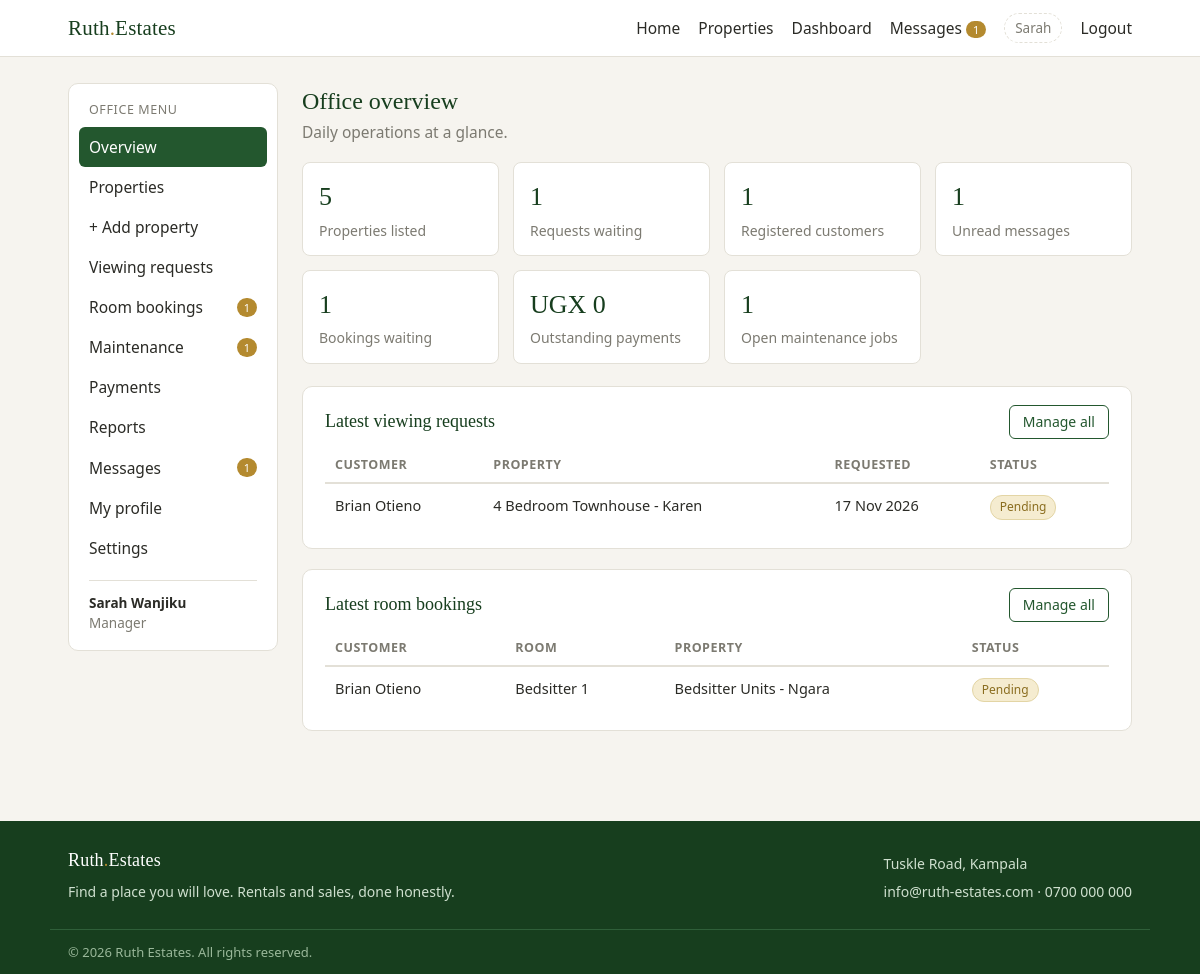
/manager/dashboard.php (signed in), run on the app's committed database.
### tables this page shows
CREATE TABLE bookings (
  id INT AUTO_INCREMENT PRIMARY KEY,
  room_id INT NOT NULL,
  property_id INT NOT NULL,
  customer_id INT NOT NULL,
  move_in DATE DEFAULT NULL,
  note TEXT,
  status ENUM('pending','approved','rejected','cancelled') NOT NULL DEFAULT 'pending',
  reply TEXT,
  responded_at DATETIME DEFAULT NULL,
  created_at TIMESTAMP NOT NULL DEFAULT CURRENT_TIMESTAMP,
  CONSTRAINT fk_booking_room FOREIGN KEY (room_id) REFERENCES rooms(id) ON DELETE CASCADE,
  CONSTRAINT fk_booking_property FOREIGN KEY (property_id) REFERENCES properties(id) ON DELETE CASCADE,
  CONSTRAINT fk_booking_customer FOREIGN KEY (customer_id) REFERENCES users(id) ON DELETE CASCADE
);

CREATE TABLE inquiries (
  id INT AUTO_INCREMENT PRIMARY KEY,
  property_id INT NOT NULL,
  customer_id INT NOT NULL,
  note TEXT,
  reply TEXT,
  status ENUM('pending','approved','rejected') NOT NULL DEFAULT 'pending',
  created_at TIMESTAMP NOT NULL DEFAULT CURRENT_TIMESTAMP,
  responded_at DATETIME DEFAULT NULL,
  CONSTRAINT fk_inquiry_property FOREIGN KEY (property_id) REFERENCES properties(id) ON DELETE CASCADE,
  CONSTRAINT fk_inquiry_customer FOREIGN KEY (customer_id) REFERENCES users(id) ON DELETE CASCADE
);

CREATE TABLE users (
  id INT AUTO_INCREMENT PRIMARY KEY,
  name VARCHAR(80) NOT NULL,
  email VARCHAR(120) NOT NULL UNIQUE,
  phone VARCHAR(20) DEFAULT NULL,
  password_hash VARCHAR(255) NOT NULL,
  role ENUM('customer','manager','landlord') NOT NULL DEFAULT 'customer',
  status ENUM('active','blocked') NOT NULL DEFAULT 'active',
  created_at TIMESTAMP NOT NULL DEFAULT CURRENT_TIMESTAMP
);

CREATE TABLE properties (
  id INT AUTO_INCREMENT PRIMARY KEY,
  title VARCHAR(150) NOT NULL,
  description TEXT NOT NULL,
  property_type ENUM('house','apartment','land','commercial') NOT NULL DEFAULT 'house',
  listed_for ENUM('rent','sale') NOT NULL DEFAULT 'rent',
  price DECIMAL(12,2) NOT NULL DEFAULT 0,
  location VARCHAR(120) NOT NULL,
  bedrooms TINYINT UNSIGNED NOT NULL DEFAULT 0,
  bathrooms TINYINT UNSIGNED NOT NULL DEFAULT 0,
  photo VARCHAR(255) DEFAULT NULL,
  status ENUM('available','taken') NOT NULL DEFAULT 'available',
  manager_id INT DEFAULT NULL,
  created_at TIMESTAMP NOT NULL DEFAULT CURRENT_TIMESTAMP,
  CONSTRAINT fk_property_manager FOREIGN KEY (manager_id) REFERENCES users(id) ON DELETE SET NULL
);

CREATE TABLE rooms (
  id INT AUTO_INCREMENT PRIMARY KEY,
  property_id INT NOT NULL,
  name VARCHAR(60) NOT NULL,
  room_type ENUM('single','double','studio','bedsitter','master','shop','office','plot','whole') NOT NULL DEFAULT 'single',
  price DECIMAL(12,2) NOT NULL DEFAULT 0,
  capacity TINYINT UNSIGNED NOT NULL DEFAULT 1,
  status ENUM('available','occupied','maintenance') NOT NULL DEFAULT 'available',
  description VARCHAR(255) DEFAULT NULL,
  photo VARCHAR(255) DEFAULT NULL,
  created_at TIMESTAMP NOT NULL DEFAULT CURRENT_TIMESTAMP,
  CONSTRAINT fk_room_property FOREIGN KEY (property_id) REFERENCES properties(id) ON DELETE CASCADE
);

### manager/dashboard.php (the view, shortened to what this page needs)
<?php
require_once dirname(__DIR__) . '/config/db.php';
$user = auth_user();
$stats = [];
$stats['properties'] = (int) $pdo->query('SELECT COUNT(*) FROM properties')->fetchColumn();
$stmt = $pdo->query('SELECT COUNT(*) FROM inquiries WHERE status = "pending"');
$stats['pending'] = (int) $stmt->fetchColumn();
$stats['customers'] = (int) $pdo->query('SELECT COUNT(*) FROM users WHERE role = "customer"')->fetchColumn();
$stmt = $pdo->prepare('SELECT COUNT(*) FROM messages WHERE receiver_id = ? AND is_read = 0');
$stmt->execute([$user['id']]);
$stats['unread'] = (int) $stmt->fetchColumn();
$stats['bookings'] = (int) $pdo->query('SELECT COUNT(*) FROM bookings WHERE status = "pending"')->fetchColumn();
$stats['outstanding'] = (float) $pdo->query('SELECT COALESCE(SUM(amount), 0) FROM payments WHERE status = "pending"')->fetchColumn();
$stats['maintenance'] = (int) $pdo->query('SELECT COUNT(*) FROM maintenance_requests WHERE status IN ("open", "in_progress")')->fetchColumn();
$recent = $pdo->query('SELECT i.*, p.title, u.name AS customer_name FROM inquiries i JOIN properties p ON p.id = i.property_id JOIN users u ON u.id = i.customer_id ORDER BY i.created_at DESC LIMIT 6')->fetchAll();
$recentBookings = $pdo->query('SELECT b.*, r.name AS room_name, p.title, u.name AS customer_name FROM bookings b JOIN rooms r ON r.id = b.room_id JOIN properties p ON p.id = b.property_id JOIN users u ON u.id = b.customer_id ORDER BY b.created_at DESC LIMIT 5')->fetchAll();
include dirname(__DIR__) . '/includes/header.php';
?>
<div class="dash-layout">
<?php include __DIR__ . '/menu.php'; ?>
<main class="dash-main">
  <h1><?php echo $user['role'] === 'landlord' ? 'Landlord' : 'Office'; ?> overview</h1>
  <p class="muted"><?php echo $user['role'] === 'landlord' ? 'Everything happening across the agency at a glance.' : 'Daily operations at a glance.'; ?></p>
  <div class="stat-grid">
    <div class="stat"><span><?php echo $stats['properties']; ?></span>Properties listed</div>
    <div class="stat"><span><?php echo $stats['pending']; ?></span>Requests waiting</div>
    <div class="stat"><span><?php echo $stats['customers']; ?></span>Registered customers</div>
    <div class="stat"><span><?php echo $stats['unread']; ?></span>Unread messages</div>
    <div class="stat"><span><?php echo $stats['bookings']; ?></span>Bookings waiting</div>
    <div class="stat"><span><?php echo esc(money($stats['outstanding'])); ?></span>Outstanding payments</div>
    <div class="stat"><span><?php echo $stats['maintenance']; ?></span>Open maintenance jobs</div>
  </div>
  <div class="panel">
    <div class="panel-head">
      <h2>Latest viewing requests</h2>
      <a class="btn btn-small btn-outline" href="inquiries.php">Manage all</a>
    </div>
    <?php if (!$recent): ?>
      <p class="muted">No viewing requests yet.</p>
    <?php else: ?>
      <div class="table-wrap">
      <table class="table">
        <thead><tr><th>Customer</th><th>Property</th><th>Requested</th><th>Status</th></tr></thead>
        <tbody>
        <?php foreach ($recent as $i): ?>
          <tr>
            <td><?php echo esc($i['customer_name']); ?></td>
            <td><?php echo esc($i['title']); ?></td>
            <td><?php echo esc(friendly_date($i['created_at'])); ?></td>
            <td><?php echo status_badge($i['status']); ?></td>
          </tr>
        <?php endforeach; ?>
        </tbody>
      </table>
      </div>
    <?php endif; ?>
  </div>
  <div class="panel">
    <div class="panel-head">
      <h2>Latest room bookings</h2>
      <a class="btn btn-small btn-outline" href="bookings.php">Manage all</a>
    </div>
    <?php if (!$recentBookings): ?>
      <p class="muted">No room bookings yet.</p>
    <?php else: ?>
      <div class="table-wrap">
      <table class="table">
        <thead><tr><th>Customer</th><th>Room</th><th>Property</th><th>Status</th></tr></thead>
        <tbody>
        <?php foreach ($recentBookings as $b): ?>
          <tr>
            <td><?php echo esc($b['customer_name']); ?></td>
            <td><?php echo esc($b['room_name']); ?></td>
            <td><?php echo esc($b['title']); ?></td>
            <td><?php echo status_badge($b['status']); ?></td>
          </tr>
        <?php endforeach; ?>
        </tbody>
      </table>
      </div>
    <?php endif; ?>
  </div>
</main>
</div>
<?php include dirname(__DIR__) . '/includes/footer.php'; ?>

### includes/functions.php (shortened to what this page needs)
<?php
function esc($value)
{
    return htmlspecialchars((string) $value, ENT_QUOTES, 'UTF-8');
}
function auth_user()
{
    return $_SESSION['user'] ?? null;
}
function money($amount)
{
    return CURRENCY . ' ' . number_format((float) $amount);
}
function unread_total()
{
    global $pdo;
    $user = auth_user();
    $stmt = $pdo->prepare('SELECT COUNT(*) FROM messages WHERE receiver_id = ? AND is_read = 0');
    $stmt->execute([$user['id']]);
    return (int) $stmt->fetchColumn();
}
function status_badge($status)
{
    $classes = ['pending' => 'badge badge-pending', 'approved' => 'badge badge-approved', 'rejected' => 'badge badge-rejected', 'available' => 'badge badge-approved', 'taken' => 'badge badge-muted', 'occupied' => 'badge badge-muted', 'maintenance' => 'badge badge-pending', 'active' => 'badge badge-approved', 'blocked' => 'badge badge-rejected', 'rent' => 'badge badge-muted', 'sale' => 'badge badge-muted', 'manager' => 'badge badge-admin', 'landlord' => 'badge badge-admin', 'customer' => 'badge badge-approved', 'paid' => 'badge badge-approved', 'cancelled' => 'badge badge-rejected', 'open' => 'badge badge-pending', 'in_progress' => 'badge badge-admin', 'resolved' => 'badge badge-approved', 'closed' => 'badge badge-muted', 'low' => 'badge badge-muted', 'normal' => 'badge badge-muted', 'high' => 'badge badge-pending', 'urgent' => 'badge badge-rejected'];
    $labels = ['in_progress' => 'In progress', 'mobile_money' => 'Mobile money'];
    return '<span class="' . ($classes[$status] ?? 'badge badge-muted') . '">' . esc($labels[$status] ?? ucfirst($status)) . '</span>';
}
function friendly_date($timestamp)
{
    $timestamp = trim((string) $timestamp);
    return date('j M Y', strtotime($timestamp));
}

### assets/css/style.css (style rules this page uses)
:root { --green: #23572e; --green-dark: #173e1e; --green-light: #e7f0e7; --cream: #f6f4ef; --ink: #2b2b26; --muted: #7c7a71; --line: #e3e0d7; --danger: #a4322a; --pending: #8a6d1f; --pending-bg: #f5ecd0; }
* { margin: 0; padding: 0; box-sizing: border-box; }
body { font-family: "Segoe UI", Arial, Helvetica, sans-serif; background: var(--cream); color: var(--ink); font-size: 15.5px; line-height: 1.55; overflow-x: hidden; }
a { color: var(--green); }
h1, h2, h3, .brand { font-family: Georgia, "Times New Roman", serif; font-weight: normal; }
.muted { color: var(--muted); }
.badge { display: inline-block; font-size: 12px; padding: 2px 9px; border-radius: 12px; border: 1px solid transparent; }
.badge-pending { background: var(--pending-bg); color: var(--pending); border-color: #e3d5a5; }
.btn { display: inline-block; background: var(--green); color: #fff; border: 1px solid var(--green); border-radius: 6px; padding: 8px 18px; font-size: 15px; cursor: pointer; text-decoration: none; }
.btn-outline { background: transparent; color: var(--green); }
.btn-small { padding: 5px 13px; font-size: 14px; }
.dash-layout { display: flex; gap: 24px; align-items: flex-start; }
.dash-main { flex: 1; min-width: 0; }
.dash-main h1 { font-size: 24px; color: var(--green-dark); }
.dash-main > p.muted { margin-bottom: 16px; }
.stat-grid { display: grid; grid-template-columns: repeat(auto-fit, minmax(160px, 1fr)); gap: 14px; margin: 18px 0 22px; }
.stat { background: #fff; border: 1px solid var(--line); border-radius: 8px; padding: 14px 16px; color: var(--muted); font-size: 14px; }
.stat span { display: block; font-family: Georgia, serif; font-size: 26px; color: var(--green-dark); margin-bottom: 2px; }
.panel { background: #fff; border: 1px solid var(--line); border-radius: 10px; padding: 18px 22px; margin-bottom: 20px; }
.panel h2 { font-size: 18px; color: var(--green-dark); margin-bottom: 10px; }
.panel-head { display: flex; justify-content: space-between; align-items: center; gap: 14px; margin-bottom: 8px; flex-wrap: wrap; }
.panel-head h1, .panel-head h2 { margin-bottom: 0; }
.table { width: 100%; border-collapse: collapse; font-size: 14.5px; }
.table th { text-align: left; font-size: 12.5px; text-transform: uppercase; letter-spacing: 0.5px; color: var(--muted); padding: 8px 10px; border-bottom: 2px solid var(--line); }
.table td { padding: 10px; border-bottom: 1px solid var(--line); vertical-align: top; }
.table tr:last-child td { border-bottom: none; }
body { -webkit-text-size-adjust: 100%; }
.btn, button, .nav-toggle { touch-action: manipulation; }
.table-wrap { overflow-x: auto; -webkit-overflow-scrolling: touch; }

### data on the page
bookings: property "5", id "1", customer.name "Brian Otieno", room.name "Bedsitter 1", property.title "Bedsitter Units - Ngara", status "Pending"
inquiries: customer.name "Brian Otieno", property.title "4 Bedroom Townhouse - Karen", created_at "17 Nov 2026", status "Pending"

### other printed values
$unread "1"
explode(' ', $user['name'])[0] "Sarah"
$label "Overview"
$label "Properties"
$label "+ Add property"
$label "Viewing requests"
$label "Room bookings"
$pendingBookings "1"
$label "Maintenance"
$openMaintenance "1"
$label "Payments"
$label "Reports"
$label "Messages"
$label "My profile"
$label "Settings"
